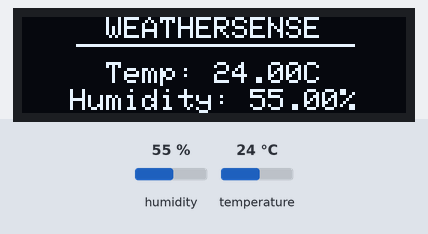
Recording of a sketch running on a simulated ESP8266 (NodeMCU). Shown: 128×32 one-colour display. The test bench sets the inputs (shaded band); at power-on: humidity 55 %, temperature 24 °C. Storage starts empty; what the sketch prints to the serial monitor is not drawn.

Above: at 1.6 s.
1.7 s: humidity set to 22 %
At 5.2 s:
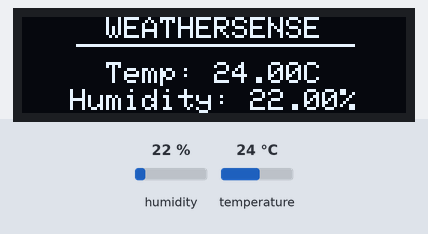
5.5 s: temperature set to 12 °C
At 7.8 s:
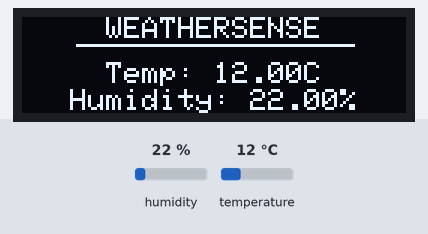
8.5 s: humidity set to 40 %
At 11.2 s:
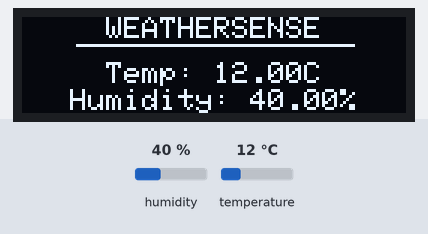
11.5 s: temperature set to 19 °C
At 13.5 s:
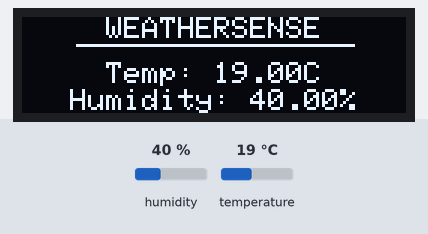
Timing chart, 0 to 15.0 s (numbered marks = the images above; inputs shaded):
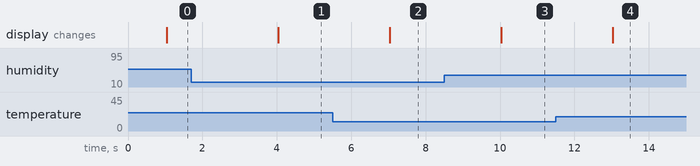

The sketch:

Weather_Ap_mode.ino
```cpp
#include <ESP8266WiFi.h>
#include <ESPAsyncTCP.h>
#include <ESPAsyncWebServer.h>
#include <FS.h>   // Include the SPIFFS library
#include <Adafruit_Sensor.h>
#include <DHT.h>
#include <Adafruit_GFX.h>
#include <Adafruit_SSD1306.h>
#include <Adafruit_I2CDevice.h>

const char* ssid = "IoT Home";      // replace with your desired SSID for the hotspot
const char* password = "cuadra123"; // replace with your desired password for the hotspot

#define DHTPIN D4         // DHT11 pin connected to nodemcu D4 pin
#define DHTTYPE    DHT11  // DHT 11
DHT dht(DHTPIN, DHTTYPE);

#define SCREEN_WIDTH 128
#define SCREEN_HEIGHT 32

#define OLED_RESET     LED_BUILTIN
Adafruit_SSD1306 display(SCREEN_WIDTH, SCREEN_HEIGHT, &Wire, OLED_RESET);

float t = 0.0;
float h = 0.0;

AsyncWebServer server(80);      // Wifi Server
unsigned long previousMillis = 0;
const long interval = 1000;

unsigned long lastClientCheckMillis = 0;
const long clientCheckInterval = 600000; // 10 minutes in milliseconds

void setup(){
  Serial.begin(115200);
  dht.begin();              // Initializing DHT11 Sensor
  WiFi.softAP(ssid, password);  // Set up ESP8266 as a WiFi hotspot
  Serial.println("WiFi hotspot is up");
  Serial.println(WiFi.softAPIP());  // Print the IP address of the ESP8266

  if (!SPIFFS.begin()) {  // Initialize SPIFFS
    Serial.println("An error has occurred while mounting SPIFFS");
    return;
  }

  server.on("/", HTTP_GET, [](AsyncWebServerRequest *request){
    request->send(SPIFFS, "/index.html", "text/html");
  });

  server.on("/temperature", HTTP_GET, [](AsyncWebServerRequest *request){
    request->send(200, "text/plain", String(t).c_str());
  });

  server.on("/humidity", HTTP_GET, [](AsyncWebServerRequest *request){
    request->send(200, "text/plain", String(h).c_str());
  });

  server.begin();               // Initializing Wifi Server

  if(!display.begin(SSD1306_SWITCHCAPVCC, 0x3C)) {   // Address of OLED Display
    Serial.println(F("SSD1306 allocation failed"));
    for(;;);
  }
}

void loop(){
  unsigned long currentMillis = millis();

  // Check the DHT sensor at regular intervals
  if (currentMillis - previousMillis >= interval) {
    previousMillis = currentMillis;
    float newT = dht.readTemperature();
    if (isnan(newT)) {
      Serial.println("Failed to read from DHT sensor!");
    } else {
      t = newT;

      display.clearDisplay();
      display.setTextSize(1);
      display.setTextColor(WHITE);

      // Center the title "WEATHERSENSE" horizontally
      String title = "WEATHERSENSE";
      int16_t titleWidth = title.length() * 6; // Approximate width of each character
      int16_t titleX = (SCREEN_WIDTH - titleWidth) / 2;

      display.setCursor(titleX, 0);
      display.print(title);

      // Draw a line underneath the title
      int16_t lineStartX = titleX - 10;
      int16_t lineEndX = titleX + titleWidth + 10;
      display.drawLine(lineStartX, 9, lineEndX, 9, WHITE); // Line is placed 9 pixels below the title

      // Display temperature
      String tempString = "Temp: " + String(t) + "C";
      int16_t tWidth = tempString.length() * 6; // Approximate width of each character
      int16_t tX = (SCREEN_WIDTH - tWidth) / 2;

      display.setCursor(tX, 15);
      display.print(tempString);
    }

    float newH = dht.readHumidity();
    if (!isnan(newH)) {
      h = newH;

      // Center the humidity text horizontally
      String humidityString = "Humidity: " + String(h) + "%";
      int16_t hWidth = humidityString.length() * 6; // Approximate width of each character
      int16_t hX = (SCREEN_WIDTH - hWidth) / 2;

      display.setCursor(hX, 24);
      display.print(humidityString);
    }

    display.display(); // Make sure to update the display
  }

  // Check for connected clients
  if (WiFi.softAPgetStationNum() > 0) {
    lastClientCheckMillis = currentMillis; // Reset the timer if a client is connected
  } else if (currentMillis - lastClientCheckMillis >= clientCheckInterval) {
    WiFi.softAPdisconnect(true); // Disconnect the AP if no clients have connected within the interval
    Serial.println("No clients connected for 10 minutes. AP turned off.");
  }
}
```

Measured:
- after the input at 1.7 s, the display: changes after 2.3 s (image 1)
- after the input at 5.5 s, the display: changes after 1.5 s (image 2)
- after the input at 8.5 s, the display: changes after 1.5 s (image 3)
- after the input at 11.5 s, the display: changes after 1.5 s (image 4)
